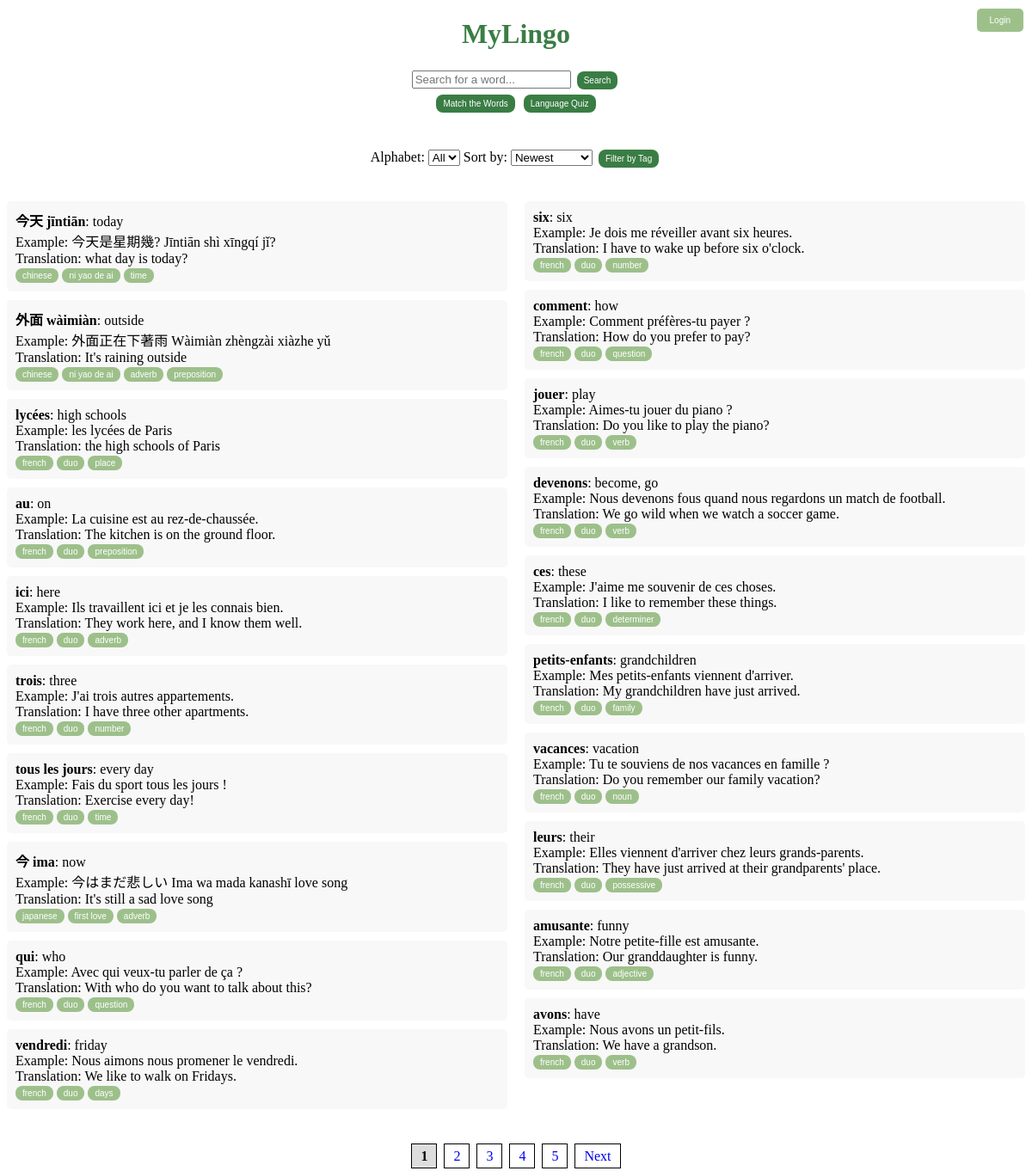
The page / on the database its author committed.
### tables this page shows
CREATE TABLE vocabulary (
                    id INTEGER PRIMARY KEY AUTOINCREMENT,
                    word TEXT NOT NULL,
                    meaning TEXT,
                    example TEXT,
                    translation TEXT,
                    tags TEXT);

### app.py (the view)
@app.route('/')
def index():
    db = get_db()
    cursor = db.cursor()
    selected_alphabet = request.args.get("alphabet", "")
    selected_tags = request.args.getlist("tags")
    selected_sort = request.args.get("sort", "newest")
    page = int(request.args.get("page", 1))  # Default to page 1
    words_per_page = 20  # Limit words per page
    query = "SELECT * FROM vocabulary"
    conditions = []
    if selected_alphabet:
        conditions.append(f"word LIKE '{selected_alphabet}%'")
    if selected_tags:
        tag_conditions = " AND ".join(f"tags LIKE '%{tag}%'" for tag in selected_tags)
        conditions.append(f"({tag_conditions})")
    if conditions:
        query += " WHERE " + " AND ".join(conditions)
    if selected_sort == "oldest":
        query += " ORDER BY id ASC"
    elif selected_sort == "alphabet":
        query += " ORDER BY word ASC"
    else:  # Default: newest
        query += " ORDER BY id DESC"
    cursor.execute(query)
    total_words = len(cursor.fetchall())
    offset = (page - 1) * words_per_page
    query += f" LIMIT {words_per_page} OFFSET {offset}"
    cursor.execute(query)
    words = cursor.fetchall()
    total_pages = math.ceil(total_words / words_per_page)
    cursor.execute("SELECT tags FROM vocabulary")
    all_tags = cursor.fetchall()
    tag_count = {}  # Dictionary to store tag counts
    tag_set = set()
    for row in all_tags:
        if row["tags"]:
            tag_list = [tag.strip() for tag in row["tags"].split(",") if tag.strip()]
            for tag in tag_list:
                tag_set.add(tag)
                tag_count[tag] = tag_count.get(tag, 0) + 1  # Count occurrences
    db.close()
    return render_template(
        'index.html',
        words=words,
        tags=sorted(tag_set),  # ✅ Ensure tag_set is defined
        tag_count=tag_count,
        selected_alphabet=selected_alphabet,
        selected_tags=selected_tags,
        selected_sort=selected_sort,
        page=page,  # ✅ Fixed missing comma
        total_pages=total_pages
    )

### app.py (called while the page is built)
def get_db():
    conn = sqlite3.connect("database.db")
    conn.row_factory = sqlite3.Row  # Enables dictionary-like access
    return conn

### templates/index.html (shortened to what this page needs)
<!DOCTYPE html>
<html>
<head>
    <link rel="stylesheet" href="{{ url_for('static', filename='style.css') }}">
</head>
<body>
    <h1><a href="{{ url_for('index') }}" style="text-decoration: none; color: inherit;">MyLingo</a></h1>
    <div id="login-container">
        {% if current_user.is_authenticated %}
            <p>Welcome, {{ current_user.username }}!</p>
            <a href="{{ url_for('logout') }}"><button id="logout-btn">Logout</button></a>
        {% else %}
            <button id="login-button">Login</button>
        {% endif %}
    </div>
    <form action="/search" method="get">
        <input type="text" name="query" placeholder="Search for a word..." required>
        <button type="submit" class="main-btn">Search</button>
    </form>
    <div class="center-container">
        <a href="{{ url_for('game') }}">
            <button class="main-btn">Match the Words</button></a>
        <a href="{{ url_for('quiz') }}">
            <button class="main-btn">Language Quiz</button>
        </a>
    </div>
    <form method="GET" action="/" style="margin-bottom: 20px;">
        <label for="alphabet-filter">Alphabet:</label>
        <select name="alphabet" id="alphabet-filter" onchange="this.form.submit()">
            <option value="">All</option>
        </select>
        <label for="sort-filter">Sort by:</label>
        <select name="sort" id="sort-filter" onchange="this.form.submit()">
            <option value="newest" {% if selected_sort == "newest" %}selected{% endif %}>Newest</option>
        </select>
        <button class="main-btn" id="filterButton" type="button">Filter by Tag</button>
    </form>
    <div class="word-container">
        <ul class="word-list">
            {% for word in words[:10] %}
                <li class="word-item">
                    <strong>{{ word["word"] }}</strong>: {{ word["meaning"] }}
                    <br> Example: {{ word["example"] }}
                    <br> Translation: {{ word["translation"] }}
                    <br>
                    {% if word['tags'] %}
                        {% for tag in word['tags'].split(',') %}
                            <a href="?page=1&tag={{ tag.strip() }}&alphabet={{ selected_alphabet }}&sort={{ selected_sort }}">
                                <button class="tag-btn tag tag.selected">{{ tag.strip() }}</button></a>
                        {% endfor %}
                    {% endif %}
                </li>
            {% endfor %}
        </ul>
        <ul class="word-list">
            {% for word in words[10:20] %}
                <li class="word-item">
                    <strong>{{ word["word"] }}</strong>: {{ word["meaning"] }}
                    <br> Example: {{ word["example"] }}
                    <br> Translation: {{ word["translation"] }}
                    <br>
                    {% if word['tags'] %}
                        {% for tag in word['tags'].split(',') %}
                            <a href="/filter?tag={{ tag.strip() }}">
                                <button class="tag-btn tag tag.selected">{{ tag.strip() }}</button></a>
                        {% endfor %}
                    {% endif %}
                </li>
            {% endfor %}
        </ul>
    </div>
    <div class="pagination">
        {% for p in range(1, total_pages + 1) %}
            {% if p == page %}
                <a class="active">{{ p }}</a>
            {% else %}
                <a href="?page={{ p }}&alphabet={{ selected_alphabet }}&tag={{ selected_tag }}&sort={{ selected_sort }}">{{ p }}</a>
            {% endif %}
        {% endfor %}
        {% if page < total_pages %}
            <a href="?page={{ page+1 }}&alphabet={{ selected_alphabet }}&tag={{ selected_tag }}&sort={{ selected_sort }}">Next</a>
        {% endif %}
    </div>
</body>
</html>

### static/style.css (style rules this page uses)
h1 { text-align: center; color: #3A7D44 }
button { color: white; border: none; padding: 5px 8px; cursor: pointer; font-size: 10px; border-radius: 8px; }
#login-container { position: absolute; top: 10px; right: 10px; }
#login-button { background-color: #9DC08B; color: white; padding: 8px 15px; border: none; border-radius: 5px; cursor: pointer; }
.main-btn { background-color: #3A7D44; margin: 3px; }
.tag,.tag-btn,.edit-btn,.delete-btn { background-color: #9DC08B; padding: 3px 8px; }
form { text-align: center; }
.center-container { justify-content: center; align-items: center; flex-direction: row; text-align: center; width: 100%; height: 8vh; }
.word-container { display: flex; justify-content: space-between; gap: 20px; }
.word-list { width: 50%; list-style-type: none; padding: 0; }
.word-item { background: #f8f8f8; padding: 10px; margin-bottom: 10px; border-radius: 5px; }
.pagination { text-align: center; margin-top: 20px; }
.pagination a { padding: 5px 10px; margin: 2px; border: 1px solid #000; text-decoration: none; }
.pagination .active { font-weight: bold; background: #ddd; }

### rows shown on the page
vocabulary: word "今天 jīntiān", meaning "today", example "今天是星期幾? Jīntiān shì xīngqí jǐ?", translation "what day is today?", strip "chinese" "ni yao de ai" "time"
vocabulary: word "外面 wàimiàn", meaning "outside", example "外面正在下著雨 Wàimiàn zhèngzài xiàzhe yǔ", translation "It's raining outside", strip "chinese" "ni yao de ai" "adverb" "preposition"
vocabulary: word "lycées", meaning "high schools", example "les lycées de Paris", translation "the high schools of Paris", strip "french" "duo" "place"
vocabulary: word "au", meaning "on", example "La cuisine est au rez-de-chaussée.", translation "The kitchen is on the ground floor.", strip "french" "duo" "preposition"
vocabulary: word "ici", meaning "here", example "Ils travaillent ici et je les connais bien.", translation "They work here, and I know them well.", strip "french" "duo" "adverb"
vocabulary: word "trois", meaning "three", example "J'ai trois autres appartements.", translation "I have three other apartments.", strip "french" "duo" "number"
vocabulary: word "tous les jours", meaning "every day", example "Fais du sport tous les jours !", translation "Exercise every day!", strip "french" "duo" "time"
vocabulary: word "今 ima", meaning "now", example "今はまだ悲しい Ima wa mada kanashī love song", translation "It's still a sad love song", strip "japanese" "first love" "adverb"
vocabulary: word "qui", meaning "who", example "Avec qui veux-tu parler de ça ?", translation "With who do you want to talk about this?", strip "french" "duo" "question"
vocabulary: word "vendredi", meaning "friday", example "Nous aimons nous promener le vendredi.", translation "We like to walk on Fridays.", strip "french" "duo" "days"
vocabulary: word "six", meaning "six", example "Je dois me réveiller avant six heures.", translation "I have to wake up before six o'clock.", strip "french" "duo" "number"
vocabulary: word "comment", meaning "how", example "Comment préfères-tu payer ?", translation "How do you prefer to pay?", strip "french" "duo" "question"
vocabulary: word "jouer", meaning "play", example "Aimes-tu jouer du piano ?", translation "Do you like to play the piano?", strip "french" "duo" "verb"
vocabulary: word "devenons", meaning "become, go", example "Nous devenons fous quand nous regardons un match de football.", translation "We go wild when we watch a soccer game.", strip "french" "duo" "verb"
vocabulary: word "ces", meaning "these", example "J'aime me souvenir de ces choses.", translation "I like to remember these things.", strip "french" "duo" "determiner"
vocabulary: word "petits-enfants", meaning "grandchildren", example "Mes petits-enfants viennent d'arriver.", translation "My grandchildren have just arrived.", strip "french" "duo" "family"
vocabulary: word "vacances", meaning "vacation", example "Tu te souviens de nos vacances en famille ?", translation "Do you remember our family vacation?", strip "french" "duo" "noun"
vocabulary: word "leurs", meaning "their", example "Elles viennent d'arriver chez leurs grands-parents.", translation "They have just arrived at their grandparents' place.", strip "french" "duo" "possessive"
vocabulary: word "amusante", meaning "funny", example "Notre petite-fille est amusante.", translation "Our granddaughter is funny.", strip "french" "duo" "adjective"
vocabulary: word "avons", meaning "have", example "Nous avons un petit-fils.", translation "We have a grandson.", strip "french" "duo" "verb"

### other values the page prints
{{ p }} "1"
{{ p }} "2" "3" "4" "5"
